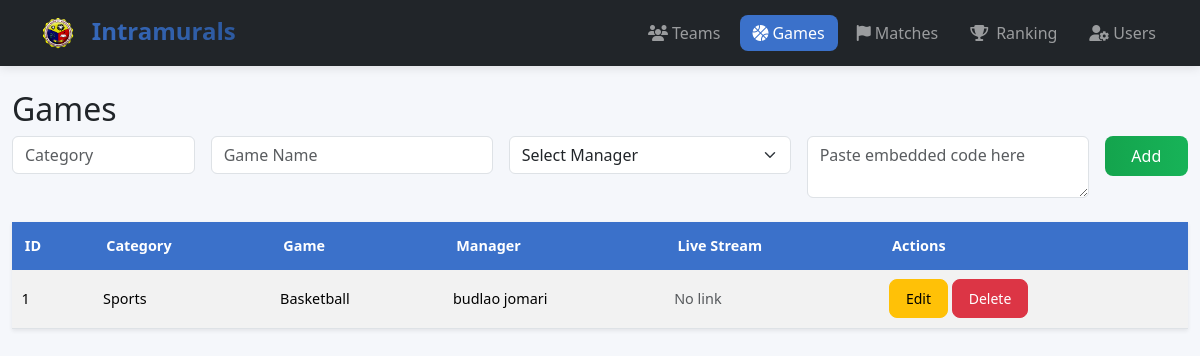
/games/ (signed in), run on the app's committed database.
### models.py (models this page shows)
class Game(db.Model):
    __tablename__ = "games"
    id = db.Column(db.Integer, primary_key=True)
    category = db.Column(db.String(50), nullable=False)
    game_name = db.Column(db.String(100), nullable=False)
    game_manager = db.Column(db.String(100), nullable=False)
    live_url = db.Column(db.String(255), nullable=True)

### routes/games.py (the view)
@games_bp.route("/")
def list_games():
    games = Game.query.all()
    managers = User.query.filter_by(role="game_manager").all()  # ✅ only managers
    return render_template("games.html", games=games, managers=managers)

### app.py (called while the page is built)
def protect_blueprint(bp, exclude=[]):
    @bp.before_request
    def require_login():
        if request.endpoint in exclude:
            return
        if "user_id" not in session:
            flash("Please log in first.", "warning")
            return redirect(url_for("users.login"))

### templates/games.html (shortened to what this page needs)
{% extends "base.html" %}
{% block content %}
<h2>Games</h2>
<form class="row g-3 mb-4" method="post" action="{{ url_for('games.add') }}">
    <div class="col-md-2">
        <input type="text" class="form-control" name="category" placeholder="Category" required />
    </div>
    <div class="col-md-3">
        <input type="text" class="form-control" name="game_name" placeholder="Game Name" required />
    </div>
    <div class="col-md-3">
        <select class="form-select" name="game_manager" required>
            <option value="">Select Manager</option>
        </select>
    </div>
    <div class="col-md-3">
        <textarea class="form-control" name="live_url" placeholder="Paste embedded code here"></textarea>
    </div>
    <div class="col-md-1">
        <button type="submit" class="btn btn-success w-100">Add</button>
    </div>
</form>
<table class="table table-striped table-hover shadow-sm">
    <thead class="table-primary">
        <tr>
            <th>ID</th>
            <th>Category</th>
            <th>Game</th>
            <th>Manager</th>
            <th>Live Stream</th>
            <th>Actions</th>
        </tr>
    </thead>
    <tbody>
        {% for g in games %}
        <tr>
            <td>{{ g.id }}</td>
            <td>{{ g.category }}</td>
            <td>{{ g.game_name }}</td>
            <td>{{ g.game_manager }}</td>
            <td>
                {% if g.live_url %}
                <button type="button" class="btn btn-link" data-bs-toggle="modal" data-bs-target="#liveModal{{ g.id }}">
                    Watch
                </button>
                <div class="modal fade" id="liveModal{{ g.id }}" tabindex="-1" aria-labelledby="liveModalLabel{{ g.id }}" aria-hidden="true">
                    <div class="modal-dialog modal-dialog-centered modal-lg">
                        <div class="modal-content">
                            <div class="modal-header">
                                <h5 class="modal-title" id="liveModalLabel{{ g.id }}">Live Stream: {{ g.game_name }}</h5>
                                <button type="button" class="btn-close" data-bs-dismiss="modal"></button>
                            </div>
                            <div class="modal-body text-center">
								 <div class="ratio ratio-16x9">
	                                {{ g.live_url | safe }}
								 </div>
                            </div>
                        </div>
                    </div>
                </div>
                {% else %}
                <span class="text-muted">No link</span>
                {% endif %}
            </td>
            <td>
                <button type="button" class="btn btn-warning btn-sm" data-bs-toggle="modal" data-bs-target="#editModal{{ g.id }}">Edit</button>
                <a href="{{ url_for('games.delete', id=g.id) }}" class="btn btn-danger btn-sm">Delete</a>
            </td>
        </tr>
        {% endfor %}
    </tbody>
</table>
{% endblock %}

### templates/base.html (style rules this page uses)
:root { --primary-color: #3b71ca; --secondary-color: #f8f9fa; --accent-color: #dc3545; --dark-color: #212529; --light-color: #f8f9fa; --success-color: #14a44d; --border-radius: 8px; }
body { background-color: #f5f7fb; font-family: "Segoe UI", Tahoma, Geneva, Verdana, sans-serif; }
.btn { border-radius: var(--border-radius); padding: 0.5rem 1rem; font-weight: 500; transition: all 0.3s ease; }
.btn-success { background: linear-gradient(to right, var(--success-color), #17b358); border: none; }
.table th { background-color: var(--primary-color); color: white; border: none; padding: 0.8rem; font-size: 0.9rem; }
.table td { padding: 0.6rem; vertical-align: middle; font-size: 0.9rem; }

### data on the page
Game: id "1", category "Sports", game_name "Basketball", game_manager "budlao jomari", live_url "No link"
